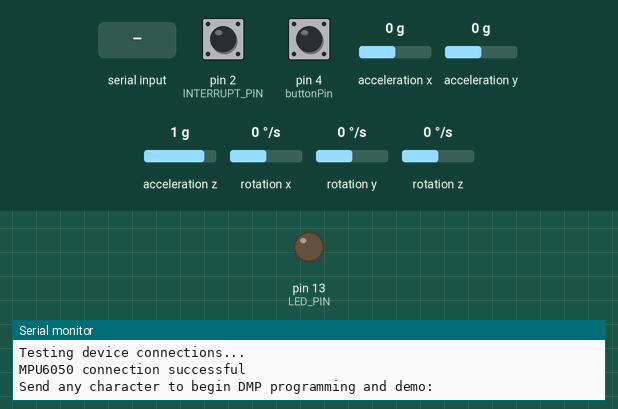
Simulated run of this sketch. Board: Arduino Uno, built with avr-gcc and run on an emulated ATmega328P. Parts: output pins drawn as LEDs (lit = HIGH), the last lines printed to the serial monitor. Dashed ring = blinking. The test bench sets the inputs (shaded band); at power-on: pin 4 (buttonPin) LOW, pin 2 (INTERRUPT_PIN) LOW, acceleration x 0 g, acceleration y 0 g, acceleration z 1 g, rotation x 0 °/s, rotation y 0 °/s, rotation z 0 °/s. The sensor or clock chip raises its interrupt line as the real part does.

Above: at 0.9 s.
1.0 s: "1" received over Serial
At 1.76 s:
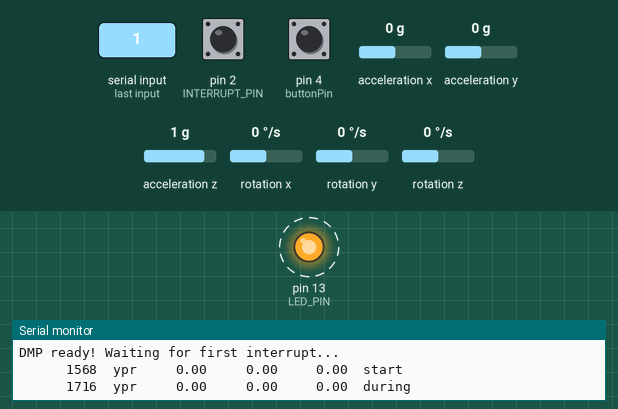
4.0 s: pin 4 (buttonPin) pulled HIGH for 0.15 s
At 7.17 s:
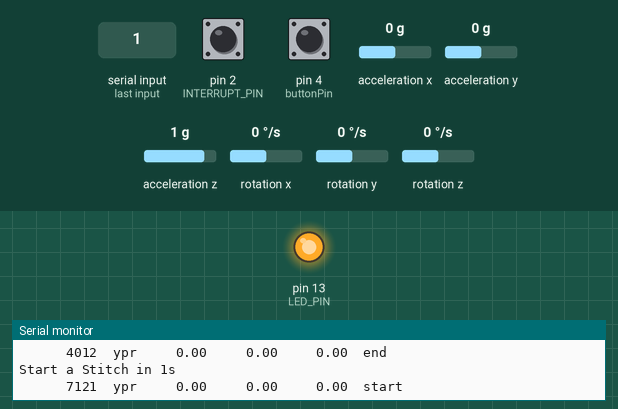
13.1 s: pin 4 (buttonPin) pulled HIGH for 1 s
Timing chart, 0 to 21.1 s (numbered marks = the images above; inputs shaded):
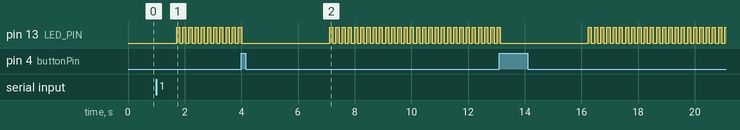

Measured:
- after the input at 1.0 s, pin 13 (LED_PIN): alternates HIGH for 0.11 s and LOW for 0.11 s, starting after 0.71 s

The sketch:

collect_data_with_buttonjun24b.ino
```cpp
#include "I2Cdev.h"
#include "MPU6050_6Axis_MotionApps612.h"

#if I2CDEV_IMPLEMENTATION == I2CDEV_ARDUINO_WIRE
#include "Wire.h"
#endif

MPU6050 mpu;

#define OUTPUT_READABLE_YAWPITCHROLL
#define INTERRUPT_PIN 2
#define LED_PIN 13

volatile bool mpuInterrupt = false;
void dmpDataReady() {
  mpuInterrupt = true;
}

bool dmpReady = false;
uint8_t mpuIntStatus;
uint8_t devStatus;
uint16_t packetSize;
uint16_t fifoCount;
uint8_t fifoBuffer[64];
const int buttonPin = 4;
bool startStitch = true;
Quaternion q;
VectorFloat gravity;
float ypr[3];

unsigned long startTime;

void setup() {
  Wire.begin();
  Wire.setClock(400000);

  Serial.begin(9600);
  while (!Serial);

  pinMode(buttonPin, INPUT);

  Serial.println(F("Initializing I2C devices..."));
  mpu.initialize();
  pinMode(INTERRUPT_PIN, INPUT);

  Serial.println(F("Testing device connections..."));
  Serial.println(mpu.testConnection() ? F("MPU6050 connection successful") : F("MPU6050 connection failed"));

  Serial.println(F("\nSend any character to begin DMP programming and demo: "));
  while (Serial.available() && Serial.read());
  while (!Serial.available());
  while (Serial.available() && Serial.read());

  Serial.println(F("Initializing DMP..."));
  devStatus = mpu.dmpInitialize();

  mpu.setXGyroOffset(51);
  mpu.setYGyroOffset(8);
  mpu.setZGyroOffset(21);
  mpu.setXAccelOffset(1150);
  mpu.setYAccelOffset(-50);
  mpu.setZAccelOffset(1060);

  if (devStatus == 0) {
    mpu.CalibrateAccel(6);
    mpu.CalibrateGyro(6);
    Serial.println();
    mpu.PrintActiveOffsets();
    Serial.println(F("Enabling DMP..."));
    mpu.setDMPEnabled(true);

    Serial.print(F("Enabling interrupt detection (Arduino external interrupt "));
    Serial.print(digitalPinToInterrupt(INTERRUPT_PIN));
    Serial.println(F(")..."));
    attachInterrupt(digitalPinToInterrupt(INTERRUPT_PIN), dmpDataReady, RISING);
    mpuIntStatus = mpu.getIntStatus();

    Serial.println(F("DMP ready! Waiting for first interrupt..."));
    dmpReady = true;
    packetSize = mpu.dmpGetFIFOPacketSize();
  } else {
    Serial.print(F("DMP Initialization failed (code "));
    Serial.print(devStatus);
    Serial.println(F(")"));
  }

  startTime = millis();
  pinMode(LED_PIN, OUTPUT);

}

void loop() {
  if (!dmpReady) return;

  if (mpu.dmpGetCurrentFIFOPacket(fifoBuffer)) {
    unsigned long currentTime = millis();

#ifdef OUTPUT_READABLE_YAWPITCHROLL

    mpu.dmpGetQuaternion(&q, fifoBuffer);
    mpu.dmpGetGravity(&gravity, &q);
    mpu.dmpGetYawPitchRoll(ypr, &q, &gravity);

    char buffer[100];
    dtostrf(currentTime, 10, 0, buffer);
    Serial.print(buffer);
    Serial.print("\typr\t");

    dtostrf(ypr[0] * 180 / M_PI, 7, 2, buffer);
    Serial.print(buffer);
    Serial.print("\t");

    dtostrf(ypr[1] * 180 / M_PI, 7, 2, buffer);
    Serial.print(buffer);
    Serial.print("\t");

    dtostrf(ypr[2] * 180 / M_PI, 7, 2, buffer);
    Serial.print(buffer);
    if (startStitch == true)
    {
      Serial.print("\tstart\n");
      startStitch = false;
    }
    else
    {
      if (digitalRead(buttonPin) == HIGH)
      {
        Serial.print("\tend\n");
        delay(2000);
        startStitch = true;
        Serial.print("Start a Stitch in 1s\n");
        delay(1000);
      }
      else
      {
        Serial.print("\tduring\n");
      }
    }
    delay(100);
#endif

    digitalWrite(LED_PIN, !digitalRead(LED_PIN));
  }
}
```
